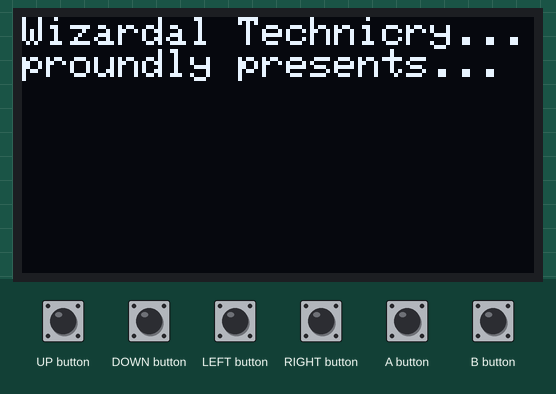
Bench run of a sketch on a simulated Arduboy, built with avr-gcc and run on an emulated ATmega32U4. On the bench: 128×64 one-colour display. The inputs (shaded band) are chosen by the test bench.

Above: at 1.2 s.
1.3 s: B button pressed for 0.15 s
At 2.1 s:
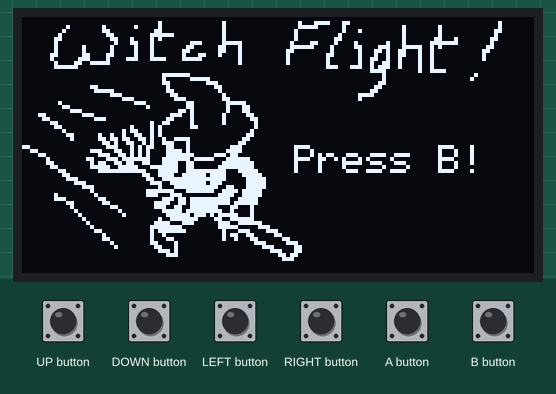
2.9 s: B button pressed for 1 s
At 4.44 s:
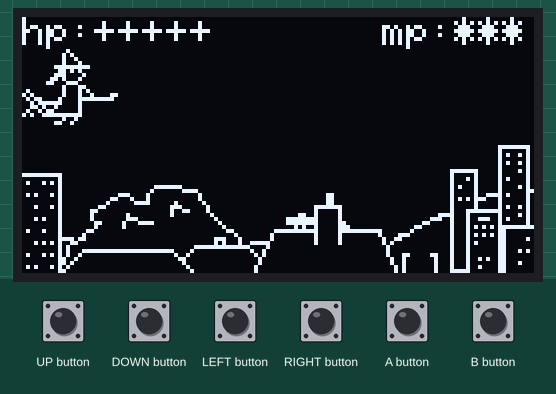
4.5 s: B button pressed for 0.15 s
At 4.96 s:
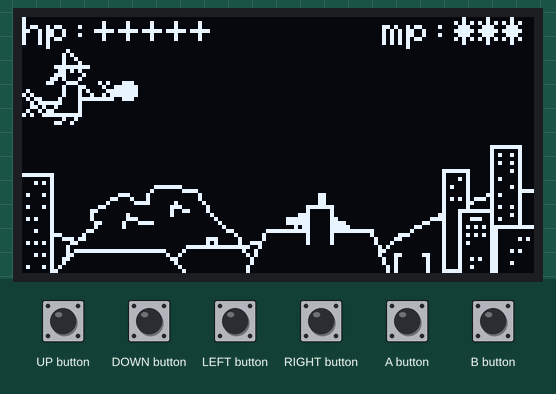
5.2 s: DOWN button pressed for 0.15 s
At 5.49 s:
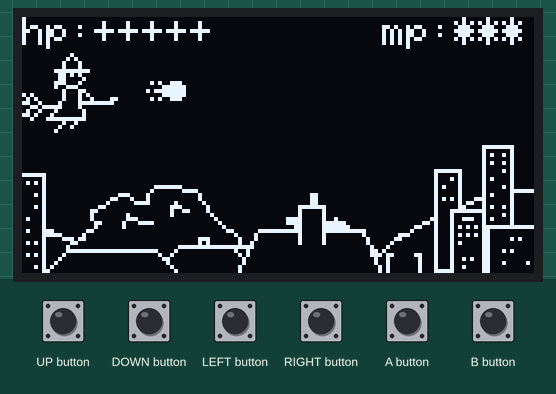
Timing chart, 0 to 6.9 s (numbered marks = the images above; inputs shaded):
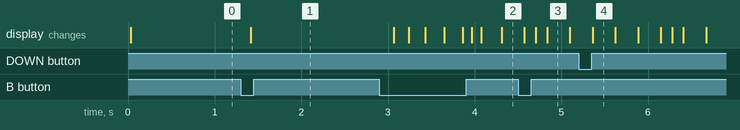

Measured:
- after the input at 1.3 s, the display: changes after 0.11 s (image 1)
- after the input at 2.9 s, the display: first changes after 0.16 s (image 2 shows a later state)

The sketch:

WitchGame.ino
```cpp
/**********included files/libraries***************/
#include <Arduboy2.h>
#include <ArduboyTones.h>
#include "imageData.h"

/**************** Structs and enums *****************/
enum class State : uint8_t {
  Default,
  Up,
  Down,
  Back,
  Forward,
  Hit,
  Shoot,
};

enum class PathLogic : uint8_t {
  Wave,
  Straight,
  LoopNLeave,

};

struct Background{
  unsigned char *imageData1;
  unsigned char *imageData2;
  short scrollRate;
};

struct Foreground{
   unsigned char *imageData1;
  unsigned char *imageData1Mask;
  unsigned char *imageData2;
  unsigned char *imageData2Mask;
  short scrollRate;
};

struct PlayerCharacter{
  short pcWidth;
  short pcHeight;
  short xPos;
  short yPos;
  short moveSpeed;
  State state;
  short health;
  short invunFrames;
  bool invunSet;
  int superCharges;
  unsigned char *defaultFrameA;
  unsigned char *defaultFrameB;
  unsigned char *defaultMask;
  //unsigned char *fwdFrameA; //add these in once sprites are drawn?
  //unsigned char *fwdFrameB;
  //unsigned char *backFrameA;
  //unsigned char *backFrameB;
  //unsigned char *upFrameA;
  //unsigned char *upFrameB;
  //unsigned char *downFrameA;
  //unsigned char *downFrameB;
};

struct EnemyType1{
 short emyWidth;
 short emyHeight;
 short xPos;
 short yPos;
 unsigned char *sprite;
 PathLogic pathing;
 bool hit;
 int levelPosition;
 short startHeight;
 short vertDirection;
 short moveSpeed;
  //unsigned char *mask; //not needed for the bats
 //could also add frame like the witch if animated
};

/**************** Variable Declarations *****************/
const short totalBats = 12;
short batLevelStartPos[totalBats] = {64,192,340,340,490,512,620,760,760,890,900,890};
short batLevelStartHeight[totalBats]= {20,30,15,30,20,40,25,15,40,15,25,35};
PathLogic batLogic[totalBats] = { PathLogic::Straight, PathLogic::Wave, PathLogic::Wave, PathLogic::Wave,PathLogic::Straight,PathLogic::Straight,PathLogic::Wave,PathLogic::Straight,PathLogic::Straight,PathLogic::Straight,PathLogic::Wave, PathLogic::Straight };
EnemyType1 bats[totalBats];
Rect batRects[totalBats];

PlayerCharacter witch = { witchDefaultFrameA[0],witchDefaultFrameA[1],0,8,1,State::Default, 5, 120, false, 3, witchDefaultFrameA,witchDefaultFrameB,witchDefaultABMask };

  Rect witchRect;
  Rect areaAttackRect;
  Rect longAttackRect;

int scrollDistance = 0;
short screenCount = 0;
short scrollSpeed = 2;
short cityCounter = -1;
short hillsCounter = -1;

bool aButtonPressed = false;
bool bButtonPressed = false;
bool upButtonPressed = false;
bool downButtonPressed = false;
bool leftButtonPressed = false;
bool rightButtonPressed = false;
bool secondFrame = false;
bool hitThisCycle = false;

bool areaAttack = false;
short areaAttackFrame = 0;
short areaAttackLength = 4; //number of frames of witch animation for the attack

bool longAttack = false;
short longAttackSpeed = 12; //number of pixels it moves per frame
short longAttackX = -100;
short longAttackY = -100;

String test = "";
short gameScreen = 0;
short witchInvunCount = 0;
short levelLength = 8; //number of screen the level is (array for multiple levls)
short batKillCount = 0; //for a score generator
short score = 0;

Arduboy2 arduboy;

ArduboyTones sound(arduboy.audio.enabled);

Background hillsBackdrop = {hillsBackdrop1, hillsBackdrop2, 10};

Foreground citySkyline = {citySkyline1, citySkyline1Mask,citySkyline2, citySkyline2Mask, scrollSpeed};

/**************** Functions Descriptions/Code *****************/
int BackgroundLayer(Background _layerData, int _scrollCounterIn)
{
  if(_scrollCounterIn>254) {
       _scrollCounterIn = -1;
    }
  Sprites::drawOverwrite(0-_scrollCounterIn, 32, _layerData.imageData1, 0);
  Sprites::drawOverwrite(128-_scrollCounterIn, 32, _layerData.imageData2, 0);
  Sprites::drawOverwrite(256-_scrollCounterIn, 32, _layerData.imageData1, 0);
  if (arduboy.everyXFrames(_layerData.scrollRate)) {
      _scrollCounterIn++;
    }
  return _scrollCounterIn;
}

int ForegroundLayer(Foreground _layerData, int _scrollCounterIn)
{
  if(_scrollCounterIn>254) {
      _scrollCounterIn = -1;
    }
  Sprites::drawExternalMask(0-_scrollCounterIn, 32, _layerData.imageData1, _layerData.imageData1Mask, 0, 0);
  Sprites::drawExternalMask(128-_scrollCounterIn, 32, _layerData.imageData2, _layerData.imageData2Mask, 0, 0);
  Sprites::drawExternalMask(256-_scrollCounterIn, 32, _layerData.imageData1, _layerData.imageData1Mask, 0, 0);
  if (arduboy.everyXFrames(_layerData.scrollRate)) {
    _scrollCounterIn++;
  }
  return _scrollCounterIn;
}

void CreateBats(){
 for(int i = 0; i<totalBats; i++){
  bats[i].emyWidth = batOutline[0];
  bats[i].emyHeight = batOutline[1];
  bats[i].xPos = 128-batOutline[0];
  bats[i].yPos = batLevelStartHeight[i];
  bats[i].sprite = batOutline;
  bats[i].pathing = batLogic[i];
  bats[i].hit = false;
  bats[i].levelPosition = batLevelStartPos[i]+100;
  bats[i].startHeight = batLevelStartHeight[i];
  bats[i].vertDirection = 1;
  if((i==6)||(i==7)||(i==8)||(i==9)||(i==10)||(i==11))
  {
    bats[i].moveSpeed = 2; //too coarse
  }
  else
  {
    bats[i].moveSpeed = 1;
  }

  batRects[i] = { bats[i].emyWidth,bats[i].emyHeight,bats[i].xPos,bats[i].yPos };
 }
}

/**************** Setup.Startup Code  *****************/
void setup() {
  arduboy.begin();
  arduboy.setFrameRate(60);     //60 fps
  arduboy.clear();
  arduboy.audio.on();

}

/**************** Main Code Loop *****************/
void loop() {
 if(!arduboy.nextFrame()) {
    return;
  }
  arduboy.clear();

switch(gameScreen){

  case 0:
    arduboy.setCursor(0, 0);
  arduboy.println("Wizardal Technicry...");
  arduboy.println("proundly presents...");
  if(arduboy.pressed(B_BUTTON) and bButtonPressed == false) { bButtonPressed = true; gameScreen = 1; }
  break;

  case 1:
  Sprites::drawOverwrite(0,0,StartScreen,0);
  arduboy.setCursor(68, 32);
  arduboy.println("Press B!");

  //reset all changeable things for new run (I think that is all!)
  CreateBats();  //see above, makes all the bat data in game at start up (could put at level start if multiple levels?)
  witch.xPos = 0;
  witch.yPos = 8;
  witch.health = 5;
  witch.invunSet = false;
  scrollDistance = 0;
  screenCount = 0;
  areaAttack = false;
  longAttack = false;
  witch.superCharges = 3;
  batKillCount = 0;
  score =0;

  if(arduboy.pressed(B_BUTTON) and bButtonPressed == false) { bButtonPressed = true; gameScreen = 2; }
  break;

  case 2:

  /*Level Position Logic*/
  if (arduboy.everyXFrames(scrollSpeed)){
  scrollDistance++;
  screenCount = (scrollDistance/128) + 1; //this always rounds down (so is correct for whole screens starting at 1)
  if(screenCount > levelLength){
    scrollDistance = 0;
    for(int i=0;i<totalBats; i++){
      bats[i].xPos = 128 - bats[i].emyWidth; //test code, reset "level after 5 screen and reset bats to respawn
      bats[i].hit = false;
    }
    gameScreen = 4;
  }
  }

  /*Input Control*/
  if(arduboy.pressed(UP_BUTTON)) {
    upButtonPressed = true;
    witch.yPos = witch.yPos - witch.moveSpeed;
    if(witch.yPos<8){
      witch.yPos=8; //screen limit (top - text)
    }
  }
  if(arduboy.pressed(DOWN_BUTTON)) {
    downButtonPressed = true;
    witch.yPos = witch.yPos + witch.moveSpeed;
    if(witch.yPos>(64-witch.pcHeight)){
      witch.yPos=(64-witch.pcHeight); //screen limit (bottom, factors character size)
    }
  }
  if(arduboy.pressed(LEFT_BUTTON)) {
    leftButtonPressed = true;
    witch.xPos = witch.xPos - witch.moveSpeed;
    if(witch.xPos<0){
      witch.xPos=0; //screen limit (left)
    }
  }
  if(arduboy.pressed(RIGHT_BUTTON)) {
    rightButtonPressed = true;
    witch.xPos = witch.xPos + witch.moveSpeed;
    if(witch.xPos>(128-witch.pcWidth)){
      witch.xPos=(128-witch.pcWidth); //screen limit (right, factors in character size)
    }
  }
  if(arduboy.pressed(A_BUTTON)and aButtonPressed == false) {
    aButtonPressed = true;
    if(areaAttack == false && (witch.superCharges > 0))
    {
      areaAttack = true;
      areaAttackFrame = 0;
    }
  }
  if(arduboy.pressed(B_BUTTON)and bButtonPressed == false) {
    bButtonPressed = true;
    if(longAttack == false)
    {
      longAttack = true;
      longAttackX = witch.xPos + witch.pcWidth - 5; //5 is just to look nicer!
      longAttackY = witch.yPos + (witch.pcHeight/2) - 2; //(2 is ~1/2 of the attack sprite height, could also reference this from sprite data)
    }
  }

  /*Collision Detection*/
   witchRect = {witch.xPos, witch.yPos+4, witch.pcWidth-8, witch.pcHeight}; //smaller so only body, avoid broom hits counting
   areaAttackRect = {witch.xPos, witch.yPos-10, 30, 40};
   longAttackRect = {longAttackX, longAttackY, 10, 5};


  for(int i = 0; i<totalBats; i++){

    if((bats[i].levelPosition - 128 <= scrollDistance) && (bats[i].xPos > 0-bats[i].emyWidth) && bats[i].hit == false )
    {
      batRects[i] = {bats[i].xPos,bats[i].yPos,bats[i].emyWidth,bats[i].emyHeight };
    }
    else
    {
      batRects[i] = { 10000,10000,0,0 };
    }

    if(arduboy.collide(witchRect,batRects[i]) && bats[i].hit==false){    //forgot to ensure bats haven't already been hit (i.e. removed). For more complex enemies, could use a health > 0 check...
      hitThisCycle = true;

    }
    if(((areaAttack && arduboy.collide(areaAttackRect,batRects[i]))||(longAttack && arduboy.collide(longAttackRect,batRects[i]))) && bats[i].hit==false)
    {
      bats[i].hit = true;
      batKillCount++;
    }
  }

  if(hitThisCycle==true && witch.invunSet==false){
    witch.invunSet = true;
    witch.health--; //drops too fast! need to make lone hit only.
    if(witch.health == 0) { gameScreen = 3; }
    witchInvunCount = arduboy.frameCount + witch.invunFrames;
  }

  if (arduboy.frameCount == witchInvunCount) {
    witch.invunSet = false;
  }

    hitThisCycle= false;


  /*Witch Animation Code*/
  if (arduboy.everyXFrames(18/scrollSpeed)) {
    if(!secondFrame) { secondFrame = true; } else { secondFrame = false;}
    if(areaAttack) { areaAttackFrame++; }
    if(areaAttackFrame > areaAttackLength) { areaAttack = false; witch.superCharges--; areaAttackFrame = 0;}
    if(longAttack) { longAttackX = longAttackX + longAttackSpeed; }
    if(longAttackX > 128) { longAttackY = -100; longAttack = false; }
  }

  /*Screen Drawing Code*/
  arduboy.setCursor(0, 0);
  arduboy.print("hp:");
  for(int i=0; i<6; i++) {
  if(witch.health>i){
    arduboy.print("+");
  }else{
      arduboy.print(" ");
    }

  }
  arduboy.print("      mp:");
  for(int i=0; i<witch.superCharges; i++) {
  arduboy.print("*");
  }
  arduboy.println();


  /*Drawing background code*/
  hillsCounter = BackgroundLayer(hillsBackdrop, hillsCounter);
  cityCounter = ForegroundLayer(citySkyline, cityCounter);

  /*Drawing Witch Code*/
  if(secondFrame){
    Sprites::drawExternalMask(longAttackX, longAttackY, longAttackFrameA, longAttackMaskA, 0, 0);
    if(areaAttack) {
        Sprites::drawExternalMask(witch.xPos, witch.yPos-10, areaAttackFrameA, areaAttackMaskA, 0, 0);
    }
    else{
        Sprites::drawExternalMask(witch.xPos, witch.yPos, witch.defaultFrameA, witch.defaultMask, 0, 0);
    }
  }
  else{
    Sprites::drawExternalMask(longAttackX, longAttackY, longAttackFrameB, longAttackMaskB, 0, 0);
    if(areaAttack) {
      Sprites::drawExternalMask(witch.xPos, witch.yPos-10, areaAttackFrameB, areaAttackMaskB,0, 0);
    }
    else{
      Sprites::drawExternalMask(witch.xPos, witch.yPos, witch.defaultFrameB, witch.defaultMask, 0, 0);
    }
    }

  /*Drwing Enemies (bats) Code*/
  //issue here. Bat speed is too coarse using pixels per frame (slowest speed is barely over 2 seconds, next is 1 second, then 0.66)
  //consider moving to a everyXframes type movement? where the move speed  determins if that bats postion is updated? link to existing scroll speed update rate?
  for(int i = 0; i<totalBats; i++){
    if((bats[i].levelPosition - 128 <= scrollDistance) && (bats[i].xPos > 0-bats[i].emyWidth) && bats[i].hit == false ){

      switch(bats[i].pathing){

     case PathLogic::Wave:
        bats[i].xPos = bats[i].xPos - bats[i].moveSpeed;
        bats[i].yPos = bats[i].yPos + (bats[i].moveSpeed*bats[i].vertDirection);
        if(bats[i].yPos > bats[i].startHeight + 16) {
          bats[i].vertDirection = -1;
        }
        if(bats[i].yPos < bats[i].startHeight - 16) {
          bats[i].vertDirection = 1;
        }
        break;

       case PathLogic::Straight:
       bats[i].xPos = bats[i].xPos - bats[i].moveSpeed;
       bats[i].yPos = bats[i].yPos;
       break;

       default:
       break;

      }
      Sprites::drawOverwrite(bats[i].xPos,bats[i].yPos,bats[i].sprite,0);
    }
  }


   break;

   case 3:
   arduboy.setCursor(0, 0);
   arduboy.println("   Game Over  :(");
   arduboy.println("See if you can make");
   arduboy.println("the end next time!");
   Sprites::drawOverwrite(48,32,TreeCrash,0);
   if(arduboy.pressed(B_BUTTON)and bButtonPressed == false) { bButtonPressed = true; gameScreen = 0; }
   break;

   case 4:
   arduboy.setCursor(0, 0);
   Sprites::drawOverwrite(0,0,WinScreen,0);
   if(arduboy.pressed(B_BUTTON)and bButtonPressed == false) { bButtonPressed = true; gameScreen = 5; }
   break;

   case 5:
   arduboy.setCursor(0, 0);
   arduboy.println("You did it!");
   score = 0;
   score = score + (witch.health * 10); //10 pts per bit of health
   score = score + (witch.superCharges *20); //20 pts per super charge
   score = score + (batKillCount * 15);
   arduboy.print("Score: ");
   arduboy.print(score);
   arduboy.println("");
   arduboy.println("");
   arduboy.println("");
   arduboy.println("Press A to restart");
   if(arduboy.pressed(A_BUTTON)and aButtonPressed == false) { aButtonPressed = true; gameScreen = 0; }
   break;

   default:
   break;

}


  /*Button Reset (avoid multi-press) Logic*/
  if(arduboy.notPressed(A_BUTTON)) {
    aButtonPressed = false;
  }
  if(arduboy.notPressed(B_BUTTON)) {
    bButtonPressed = false;
  }
  if(arduboy.notPressed(UP_BUTTON)) {
    upButtonPressed = false;
  }
  if(arduboy.notPressed(DOWN_BUTTON)) {
    downButtonPressed = false;
  }
  if(arduboy.notPressed(LEFT_BUTTON)) {
    leftButtonPressed = false;
  }
  if(arduboy.notPressed(RIGHT_BUTTON)) {
    rightButtonPressed = false;
  }

  arduboy.display();  //line that actually draws all the setup stuff above in any of the states
}
```

Source omitted: imageData.h (data table, 38482 bytes)
